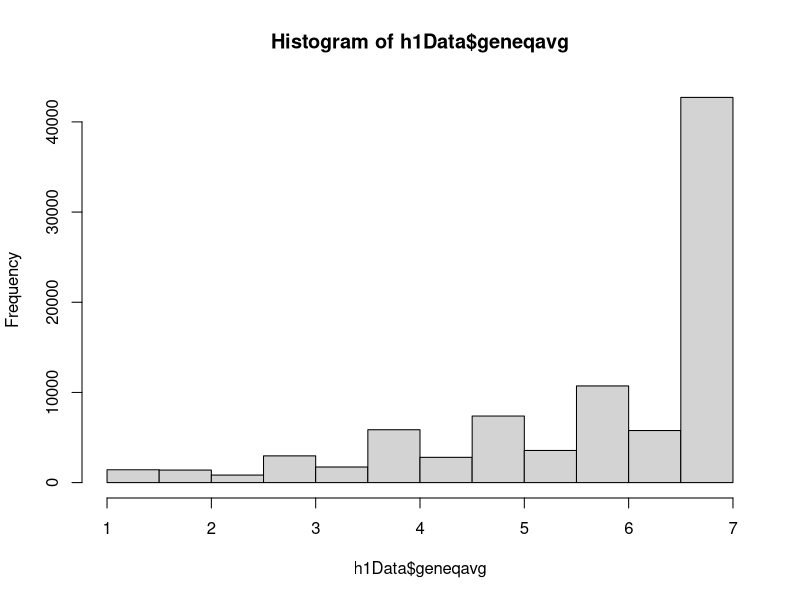
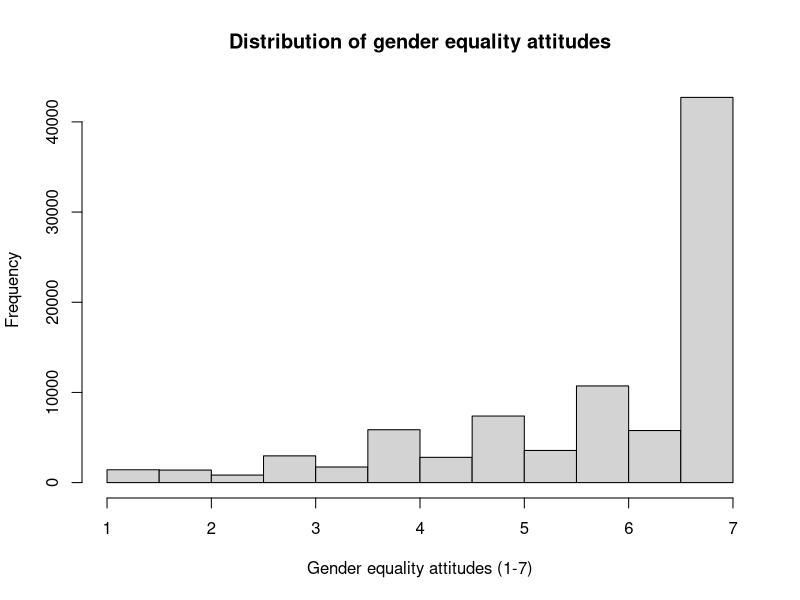

These figures' R source, in order: (Note: this script raises an error after producing the figures.)
## ---- chunk 1
# Open the project's .Rproj file before running chunks.
# Install psych once in the Console if needed: install.packages("psych")

h1Data <- read.csv("DATA/processed_data/CLAProject_h1.csv")
h2Data <- read.csv ("DATA/processed_data/CLAProject_h2.csv")

###JK: Keep education categorical when summarizing this H1 dataset. ###
# cot_educ already contains labels such as Bachelor and Master, so as.numeric() changes all education responses to NA and hist(h1Data$educ) stops the document.
# Use table(h1Data$cot_educ) for category counts and by(h1Data$geneqavg, h1Data$cot_educ, summary) for gender-equality summaries within each education group.
# Remove the educ histograms and numerical calculations that depend on this conversion. Your summaries of geneqavg, attractimp, and commitmentavg are appropriate.
###  End of comment ###

h1Data$educ <- as.numeric((h1Data$cot_educ))


## ---- chunk 2
# A histogram groups numerical values into intervals (bins).
# Bar height shows how many observations fall in each interval.
# Start by looking at the distribution before calculating summary statistics.
hist(h1Data$geneqavg)
  # Add readable labels to the same histogram.
    hist(h1Data$geneqavg,
         main="Distribution of gender equality attitudes",
         xlab = "Gender equality attitudes (1-7)")
    
hist(h1Data$educ)
  # Add readable labels to the same histogram.
    hist(h1Data$educ,
         main="Distribution of educational attainment",
         xlab = "Educational attainment (1-7), 1=None; 2=Primary; 3=Secondary; 4=High school/technical college; 5=Bachelor; 6=Master; 7=PhD/MD/JD or equivalent",
         cex.lab=0.4
         )

    #Histogram text size editing 
         # cex.main=0.8, # Title size
         # cex.lab=0.8, # X & Y axis label
         # cex.axis=0.7, # Axis tick numbers size
         # cex.sub = 0.7 # Subtitle size 
  
hist(h2Data$attractimp)
  # Add readable labels to the same histogram.
  hist(h2Data$attractimp,
       main="Distribution of importance of looking attractive",
       xlab = "Importance of looking attractive (1-9)")

hist(h2Data$commitmentavg)
    # Add readable labels to the same histogram.
  hist(h2Data$commitmentavg,
       main="Distribution of relationship commitment",
       xlab = "Relationship Commitment (1-5)")


## ---- chunk 3
# Mean: add the scores and divide by the number of observed responses.
mean(h1Data$geneqavg, na.rm=TRUE)
mean(h1Data$educ, na.rm=TRUE)


mean(h2Data$attractimp, na.rm=TRUE)
mean(h2Data$commitmentavg, na.rm=TRUE)

# Median: the middle score after sorting the responses.
median(h1Data$geneqavg, na.rm=TRUE)
median(h1Data$educ, na.rm=TRUE)

median(h2Data$attractimp, na.rm=TRUE)
median(h2Data$commitmentavg, na.rm=TRUE)

# Table: count how many people are in each category.
table(h1Data$geneqavg, useNA = "ifany")
table(h1Data$educ, useNA = "ifany")


table(h2Data$attractimp, useNA = "ifany")
table(h2Data$commitmentavg, useNA = "ifany")


# Range: return the minimum and maximum, rather than their difference.
range(h1Data$geneqavg, na.rm=TRUE)

range(h2Data$attractimp, na.rm=TRUE)
range(h2Data$commitmentavg, na.rm=TRUE)

# IQR: the 75th percentile minus the 25th percentile.
IQR(h1Data$geneqavg, na.rm=TRUE)
IQR(h1Data$educ, na.rm=TRUE)

IQR(h2Data$attractimp, na.rm=TRUE)
IQR(h2Data$commitmentavg, na.rm=TRUE)

## ---- chunk 4
# scale() uses z = (original score - mean) / standard deviation by default.
# Keep the original importance of attractiveness scores and store the standardized values separately.
# scale() returns a matrix; as.numeric() makes a simple numeric column.

# (h2Data$attractimp - mean(h2Data$attractimp,na.rm=TRUE))/sd(h2Data$attractimp,na.rm=TRUE)

h2Data$attractimp_z <- scale(h2Data$attractimp)
  #this is the function that does the same thing as the above, long written out code 

# Standardized scores have mean approximately 0 and standard deviation 1.
mean(h2Data$attractimp_z, na.rm=TRUE)
sd(h2Data$attractimp_z, na.rm=TRUE)

# Standardize commitment avg var 
h2Data$commitmentavg_z <- scale(h2Data$commitmentavg)
  #Check 
mean(h2Data$commitmentavg_z, na.rm=TRUE)
sd(h2Data$commitmentavg_z, na.rm=TRUE)

# Standardize gender equality attitudes avg var 
h1Data$geneqavg_z <- scale(h1Data$geneqavg)
  #Check
mean(h1Data$geneqavg_z, na.rm=TRUE)
sd(h1Data$geneqavg_z, na.rm=TRUE)

## ---- chunk 5
# Covariance describes whether two variables tend to move together.
# Positive: higher values tend to occur together. Negative: higher values tend to accompany lower values.
# Its size depends on the units and is not restricted to -1 through 1.
cov(h1Data$educ, h1Data$geneqavg, use="complete.obs")

cov(h2Data$commitmentavg, h2Data$attractimp, use="complete.obs")

# Pearson correlation expresses a linear association on a -1 to 1 scale.
cor(h1Data$educ, h1Data$geneqavg, use="complete.obs")

cor(h2Data$commitmentavg, h2Data$attractimp, use="complete.obs")

# Select numerical variables only; do not include participant IDs or category codes.

corData1 <- h1Data[, c("educ", "geneqavg")]

corData2 <- h2Data[, c("attractimp", "commitmentavg")]

# A correlation matrix gives the correlation for each pair of columns.
# The diagonal is 1 because each variable is correlated with itself.

cor(corData1, use="complete.obs")

cor(corData2, use="complete.obs")


## ---- chunk 6
# summary() reports minimum, quartiles, median, mean, maximum, and missing counts when present.
summary(corData1)

summary(corData2)


# psych::describe() reports n, mean, SD, median, minimum, maximum, range width (max minus min), skewness, kurtosis, and other summaries.
# However it does not report every statistic above: compute IQR, cov(), and cor() separately.

psych::describe(corData1)

psych::describe(corData2)
